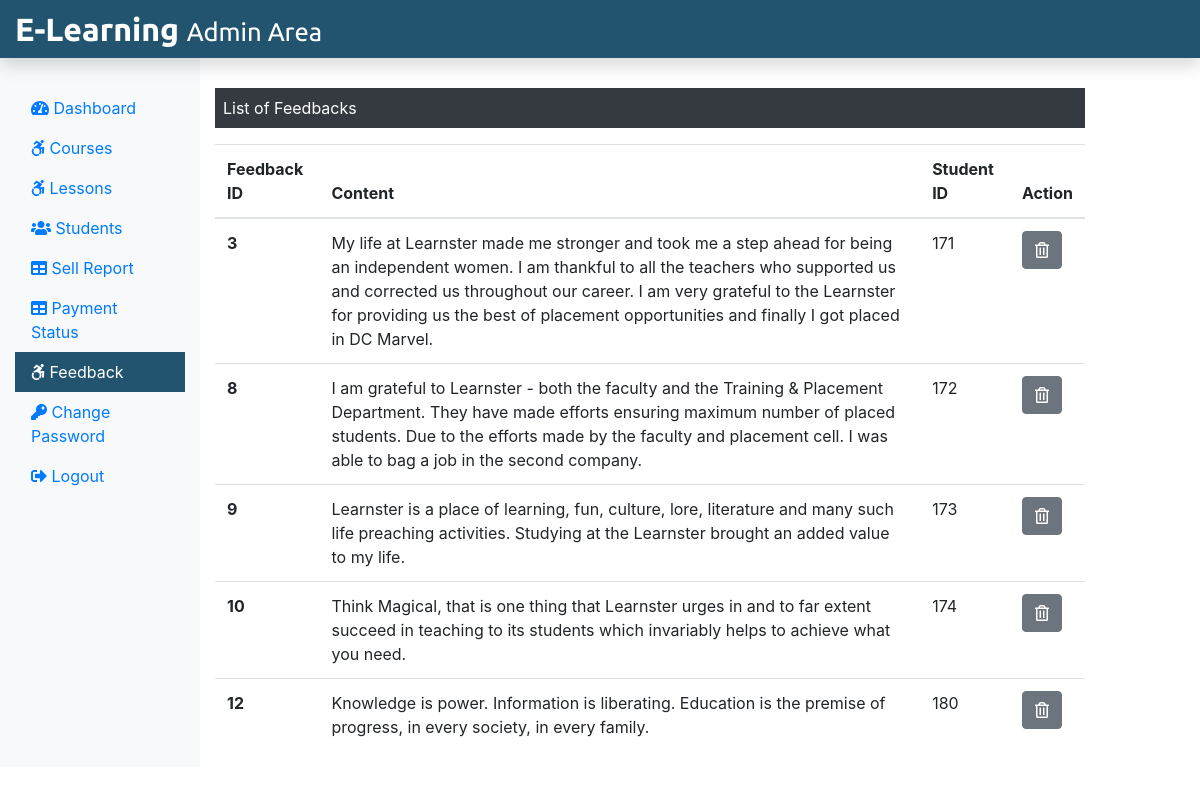
The page /Admin/feedback.php (signed in) on the database its author committed.
### tables this page shows
CREATE TABLE `feedback` (
  `f_id` int(11) NOT NULL,
  `f_content` text NOT NULL,
  `stu_id` int(11) NOT NULL
);

### Admin/feedback.php (the view, shortened to what this page needs)
<?php
include('./adminInclude/header.php');
include('../dbConnection.php');
?>
  <div class="col-sm-9 mt-5">
    <p class=" bg-dark text-white p-2">List of Feedbacks</p>
    <?php
      $sql = "SELECT * FROM feedback";
      $result = $conn->query($sql);
      if($result->num_rows > 0){
       echo '<table class="table">
       <thead>
        <tr>
         <th scope="col">Feedback ID</th>
         <th scope="col">Content</th>
         <th scope="col">Student ID</th>
         <th scope="col">Action</th>
        </tr>
       </thead>
       <tbody>';
        while($row = $result->fetch_assoc()){
          echo '<tr>';
          echo '<th scope="row">'.$row["f_id"].'</th>';
          echo '<td>'. $row["f_content"].'</td>';
          echo '<td>'.$row["stu_id"].'</td>';
          echo '<td><form action="" method="POST" class="d-inline"><input type="hidden" name="id" value='. $row["f_id"] .'><button type="submit" class="btn btn-secondary" name="delete" value="Delete"><i class="far fa-trash-alt"></i></button></form></td>
         </tr>';
        }
        echo '</tbody>
        </table>';
      } else {
        echo "0 Result";
      }
     ?>
  </div>
 </div>
</div>
<?php
include('./adminInclude/footer.php');
?>

### rows shown on the page
feedback: f_id "3", f_content "My life at Learnster made me stronger and took me a step ahead for being an independent women. I am thankful to all the teachers who supported us and corrected us throughout our career. I am very grateful to the Learnster for providing us the best of placement opportunities and finally I got placed in DC Marvel.", stu "171"
feedback: f_id "8", f_content "I am grateful to Learnster - both the faculty and the Training & Placement Department. They have made efforts ensuring maximum number of placed students. Due to the efforts made by the faculty and placement cell. I was able to bag a job in the second company.", stu "172"
feedback: f_id "9", f_content "Learnster is a place of learning, fun, culture, lore, literature and many such life preaching activities. Studying at the Learnster brought an added value to my life.", stu "173"
feedback: f_id "10", f_content "Think Magical, that is one thing that Learnster urges in and to far extent succeed in teaching to its students which invariably helps to achieve what you need.", stu "174"
feedback: f_id "12", f_content "Knowledge is power. Information is liberating. Education is the premise of progress, in every society, in every family.", stu "180"
